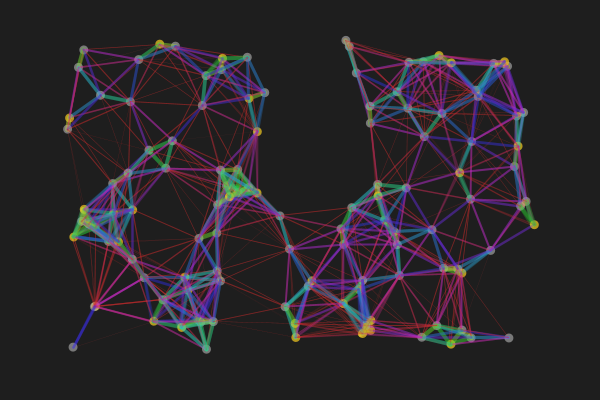
Frame 1 (no input)
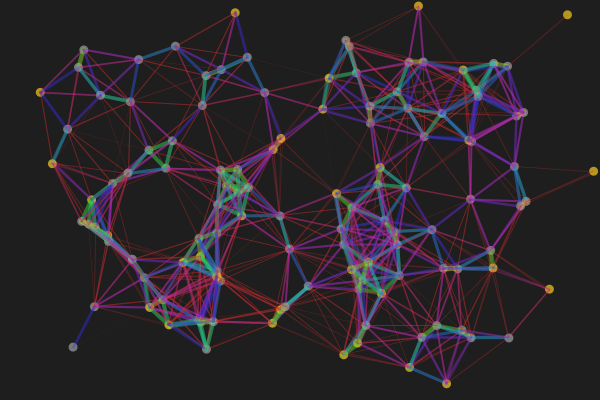
Frame 60 (the mouse pressed at the canvas centre just before this capture)
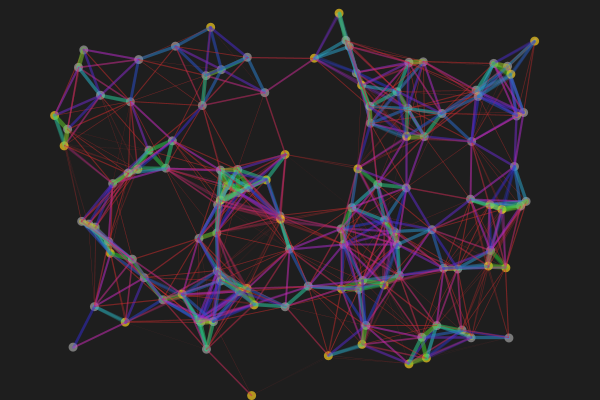
Frame 120 (the mouse held since frame 60 and released just before this capture)

The Processing sketch that drew these frames (run headless with seeded random() and noise(); from frame 60 on, the mouse is pressed at the canvas centre):

// Processing sketch: processing_173516
// ── processing_173516.pde

// Inspired By Herbert Spencer

ArrayList <Nodi> NODI = new ArrayList();

final int numNodi = 120;

int distanzaNodi;
int margineX, margineY;

float step;

void setup() {
  size(600, 400);
  colorMode(HSB);

  distanzaNodi = 85;
  step = 2;

  margineX = width / 10;
  margineY = height / 10;

  NODI.clear();

  for (int i = 0; i < numNodi; i++) {
    NODI.add(new Nodi(random(0 + margineX, width - margineX), random(0 + margineY, height - margineY)));
  }

  for (int i = 0; i < numNodi; i++) {
    
    NODI.get(i).id = i;

    float p = random(0, 1); 
    if (p > 0.25)
      NODI.get(i).puntiCardine = true; 
    else {
      NODI.get(i).puntiCardine = false;
    }
  }
}

void draw() { 
  background(30);
  smooth();

  println("distanzaNodi: " + distanzaNodi);

  for (int i = 0; i < NODI.size (); i++) {
    NODI.get(i).selectNodes();
    NODI.get(i).disegnaPunti();
    NODI.get(i).disegnaLinee();
    if (NODI.get(i).puntiCardine)
      NODI.get(i).spostaPunti();
  }
}

class Nodi {

  ArrayList <Nodi> nodi = new ArrayList();

  int id;

  float x, y;
  float angolo;
  int diametro = 9;

  boolean puntiCardine, punta, trascina;

  color coloreLinee;
  color colorePunti = #FFD31F;
  color colorePuntiCardine = #B7B7B7;

  Nodi(float X, float Y) {
    x = X;
    y = Y;
  }

  void selectNodes() {
    nodi.clear();
    for (int i = 0; i < NODI.size (); i++) {
      if (dist(x, y, NODI.get(i).x, NODI.get(i).y) <= distanzaNodi)
        nodi.add(NODI.get(i));
    }
  }

  void disegnaLinee() { 

    float distanza;
    float spessore;

    for (int i = 0; i < nodi.size (); i++) {

      distanza = dist(x, y, nodi.get(i).x, nodi.get(i).y);

      spessore = map(distanza, diametro, distanzaNodi, 5, 0.1);
      spessore = constrain(spessore, 0.01, 5);      
      strokeWeight(spessore);

      coloreLinee = color(distanza * 3.75, 200, 200);
      stroke(coloreLinee, 80);

      if (distanza > 0)
          line(x, y, nodi.get(i).x, nodi.get(i).y);
    }
  }

  void disegnaPunti() {    
    noStroke();    
    if (puntiCardine) {
      if (punta) {
        strokeWeight(5);
        stroke(colorePuntiCardine, 50);
        fill(colorePuntiCardine, 170);
      } else {
        fill(colorePuntiCardine, 150);
      }
    } else { 
      muoviPunti();
      fill(colorePunti, 170);
    }
    ellipse(x, y, diametro, diametro);
  }

  void muoviPunti() {
    noiseSeed(id); 
    angolo += (noise((float)millis()/100.0) - .5) * HALF_PI;

    x += cos(angolo)*step;
    y += sin(angolo)*step;
  }

  void spostaPunti() {

    float distanza;

    distanza = dist(mouseX, mouseY, x, y);

    if (distanza < diametro / 2 ) {
      punta = true;
      if (mousePressed) {
        trascina = true;
      } else {
        trascina = false;
      }
    } else {
      punta = false;
    }

    if (trascina) {
      x = x + (mouseX - pmouseX);
      y = y + (mouseY - pmouseY);
    }
  }
}

void keyPressed() {  
  if (key == '+')
    distanzaNodi += 5;
  if (key == '-')
    if (distanzaNodi >= 5)
      distanzaNodi -= 5;

  if (key == 'a')
    step+=0.1;
  if (key == 'd')
    if (step > 0)
      step-=0.1;

  if (key == 'r')
    setup();
}
